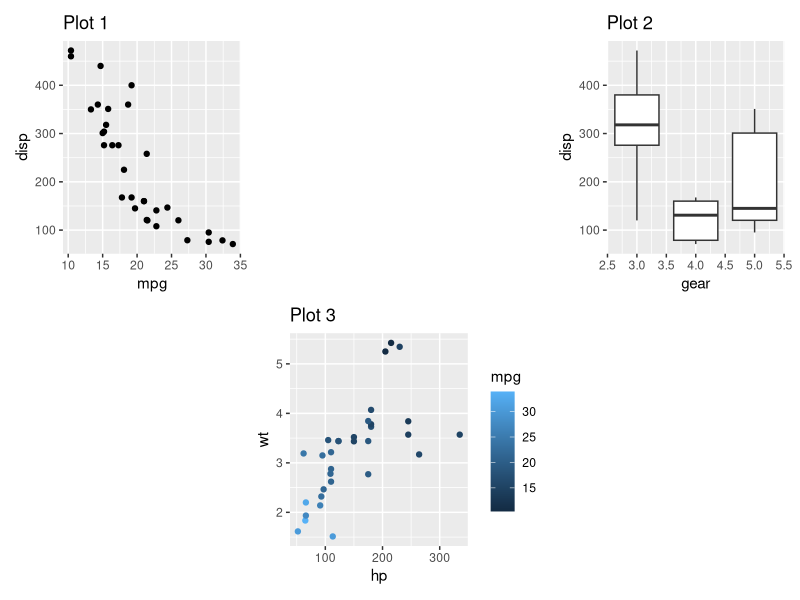
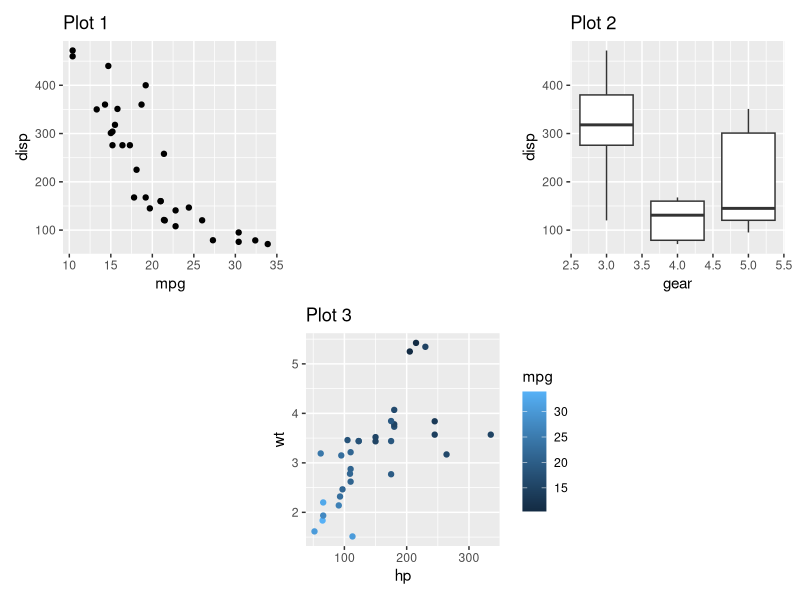
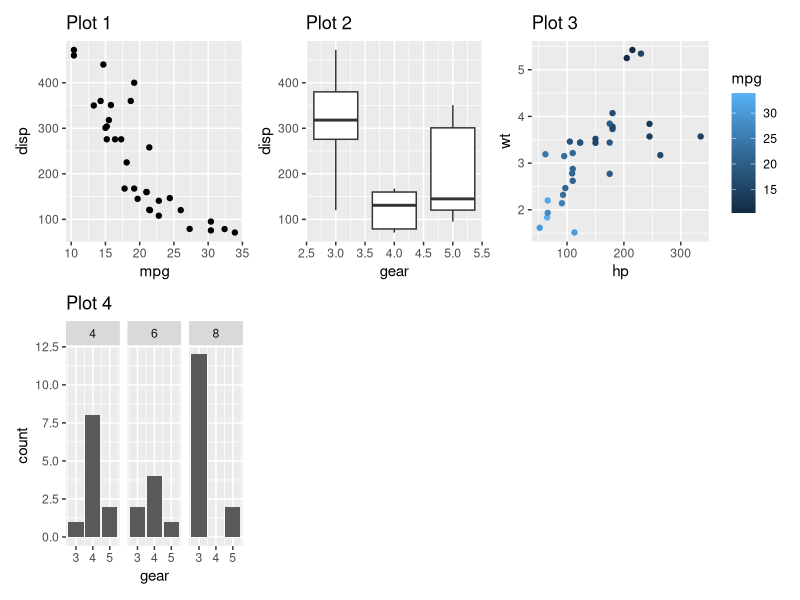
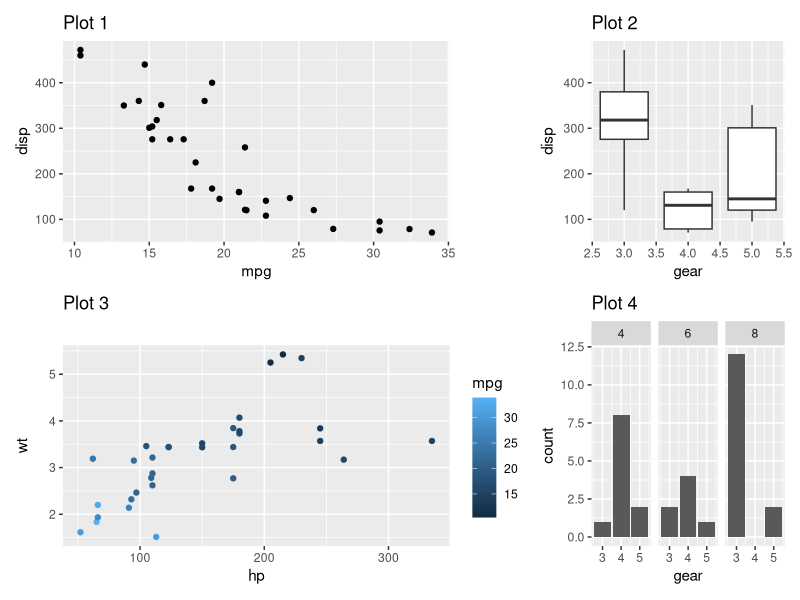
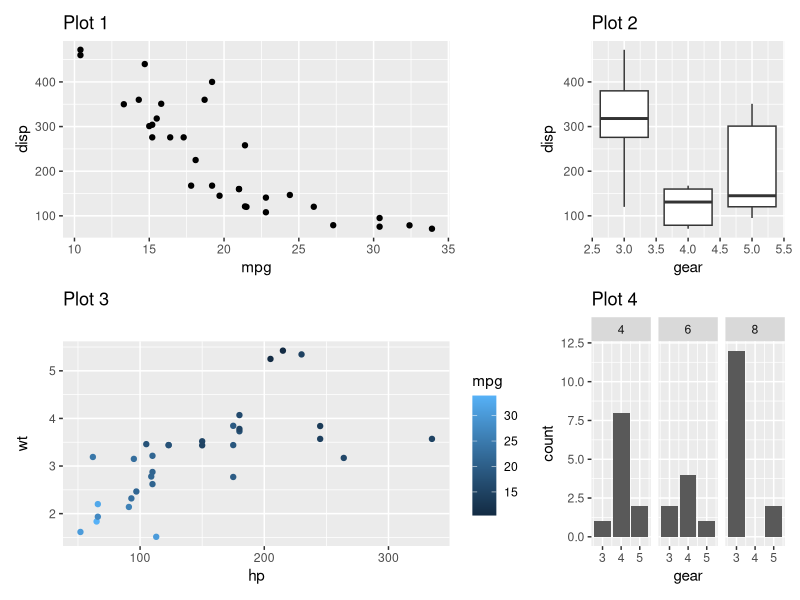
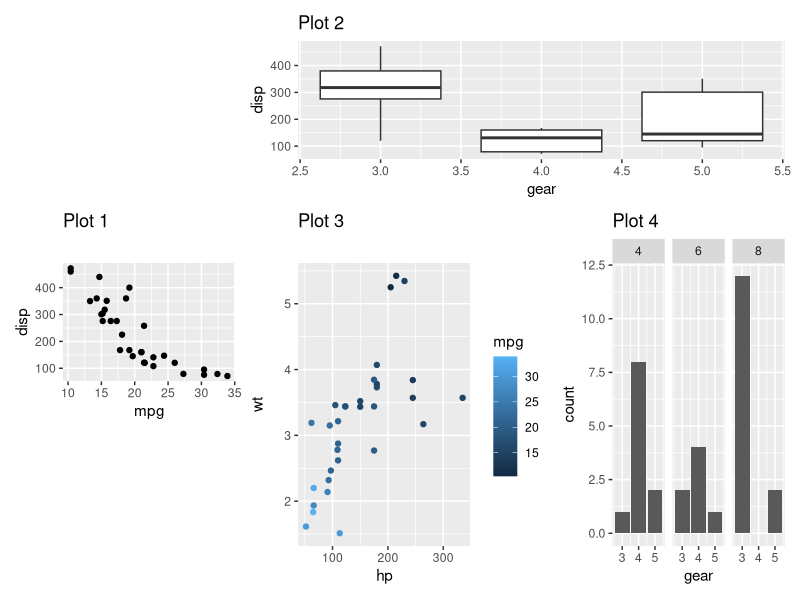
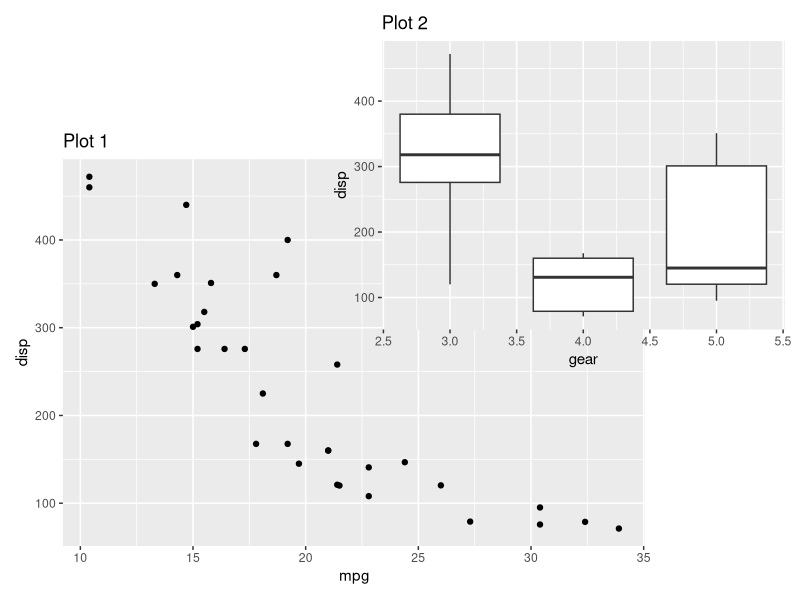
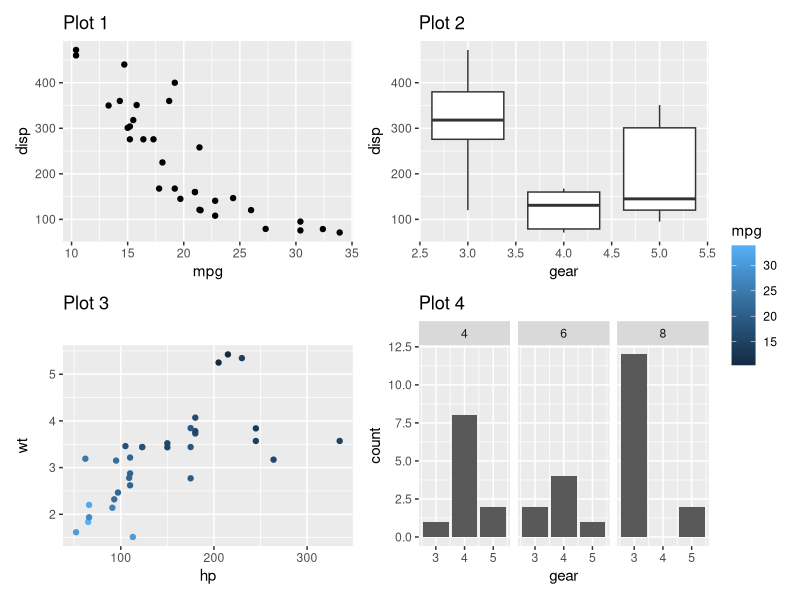

Generate these figures, in order, with R:
## ---- chunk 1
knitr::opts_chunk$set(
  collapse = TRUE,
  comment = "#>"
)
## ---- chunk 2
library(patchwork)
## ---- chunk 3
library(ggplot2)
p1 <- ggplot(mtcars) + 
  geom_point(aes(mpg, disp)) + 
  ggtitle('Plot 1')

p2 <- ggplot(mtcars) + 
  geom_boxplot(aes(gear, disp, group = gear)) + 
  ggtitle('Plot 2')

p3 <- ggplot(mtcars) + 
  geom_point(aes(hp, wt, colour = mpg)) + 
  ggtitle('Plot 3')

p4 <- ggplot(mtcars) + 
  geom_bar(aes(gear)) + 
  facet_wrap(~cyl) + 
  ggtitle('Plot 4')
## ---- chunk 4
p1 + plot_spacer() + p2 + plot_spacer() + p3 + plot_spacer()
## ---- chunk 5
(p1 + plot_spacer() + p2) / (plot_spacer() + p3 + plot_spacer())
## ---- chunk 6
p1 + p2 + p3 + p4 + 
  plot_layout(ncol = 3)
## ---- chunk 7
p1 + p2 + p3 + p4 + 
  plot_layout(widths = c(2, 1))
## ---- chunk 8
p1 + p2 + p3 + p4 + 
  plot_layout(widths = c(2, 1), heights = unit(c(5, 1), c('cm', 'null')))
## ---- chunk 9
layout <- "
##BBBB
AACCDD
##CCDD
"
p1 + p2 + p3 + p4 + 
  plot_layout(design = layout)
## ---- chunk 10
layout <- c(
  area(t = 2, l = 1, b = 5, r = 4),
  area(t = 1, l = 3, b = 3, r = 5)
)
p1 + p2 + 
  plot_layout(design = layout)
## ---- chunk 11
p1 + p2 + p3 + p4 +
  plot_layout(guides = 'collect')
## ---- chunk 12
((p2 / p3 + plot_layout(guides = 'auto')) | p1) + plot_layout(guides = 'collect')
## ---- chunk 13
((p2 / p3 + plot_layout(guides = 'keep')) | p1) + plot_layout(guides = 'collect')
## ---- chunk 14
p1a <- ggplot(mtcars) + 
  geom_point(aes(mpg, disp, colour = mpg, size = wt)) + 
  ggtitle('Plot 1a')

p1a | (p2 / p3)
## ---- chunk 15
(p1a | (p2 / p3)) + plot_layout(guides = 'collect')
## ---- chunk 16
p1 + p2 + p3 + guide_area() + 
  plot_layout(guides = 'collect')
